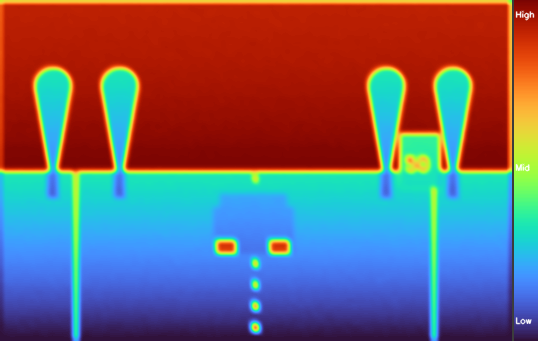
#> input picture GridDehazeNet Enhancement/gradcam_heatmap.png, 538 x 341 px
$ python -i metrics.py   (imports and definitions only)   (older library calls are emulated)
#> lines starting #> are read from the running program, lines starting #| are printed output that depends on the picture
"""
Image Quality Metrics
=====================
PSNR  — Peak Signal-to-Noise Ratio (dB)   higher = better quality
SSIM  — Structural Similarity Index        closer to 1 = more similar
MSE   — Mean Squared Error (pixel space)   lower  = better
Sharpness — Laplacian variance             higher = sharper / less blurry
"""

import cv2
import numpy as np
from dataclasses import dataclass

try:
    from skimage.metrics import (
        structural_similarity as _ssim,
        peak_signal_noise_ratio as _psnr,
        mean_squared_error as _mse,
    )
    _HAS_SKIMAGE = True
except ImportError:
    _HAS_SKIMAGE = False


@dataclass
class MetricsResult:
    psnr:      float | None     # dB   (None if no reference)
    ssim:      float | None     # 0–1  (None if no reference)
    mse:       float | None     # px²  (None if no reference)
    sharpness: float            # Laplacian variance (no reference needed)

    # [20 lines left out: function __str__, not called in this run]

    def as_dict(self) -> dict:
        return {'psnr': self.psnr, 'ssim': self.ssim,
                'mse':  self.mse,  'sharpness': self.sharpness}


def compute_metrics(image: np.ndarray,
                    reference: np.ndarray | None = None) -> MetricsResult:
    """
    Compute quality metrics for a single image.

    Args:
        image     : uint8 BGR image to evaluate
        reference : uint8 BGR ground-truth (optional)
                    If None, PSNR/SSIM/MSE are skipped.

    Returns:
        MetricsResult dataclass
    """
    # Sharpness is reference-free
    sharpness = _laplacian_var(image)

    if reference is None:
        return MetricsResult(psnr=None, ssim=None, mse=None,
                             sharpness=sharpness)

    # Match sizes
    if reference.shape != image.shape:
        reference = cv2.resize(reference,
                               (image.shape[1], image.shape[0]))

    if _HAS_SKIMAGE:
        psnr = float(_psnr(reference, image, data_range=255))
        ssim = float(_ssim(reference, image,
                           channel_axis=2, data_range=255))
        mse  = float(_mse(reference.astype(np.float32),
                          image.astype(np.float32)))
    else:
        # Pure-numpy fallbacks
        psnr = _psnr_numpy(reference, image)
        ssim = _ssim_numpy(reference, image)
        mse  = _mse_numpy(reference, image)

    return MetricsResult(psnr=psnr, ssim=ssim, mse=mse,
                         sharpness=sharpness)


# [50 lines left out: function compare_metrics, not called in this run]


# ─────────────────────────────────────────────────────────────────────────────
# Private helpers
# ─────────────────────────────────────────────────────────────────────────────

def _laplacian_var(image: np.ndarray) -> float:
    gray = cv2.cvtColor(image, cv2.COLOR_BGR2GRAY)
    return float(cv2.Laplacian(gray, cv2.CV_64F).var())


# [18 lines left out: functions _psnr_numpy, _ssim_numpy, not called in this run]


def _mse_numpy(ref: np.ndarray, img: np.ndarray) -> float:
    return float(np.mean((ref.astype(np.float64) -
                           img.astype(np.float64)) ** 2))


# [5 lines left out: function _row, not called in this run]

>>> import cv2
>>> picture = cv2.imread('../gradcam_heatmap.png')
#> picture is the input picture: shape (341, 538, 3); mean B, G, R 110.4, 98.4, 110.2
>>> result = compute_metrics(picture)
#> in _laplacian_var, `gray = cv2.cvtColor(image, cv2.COLOR_BGR2GRAY)`:
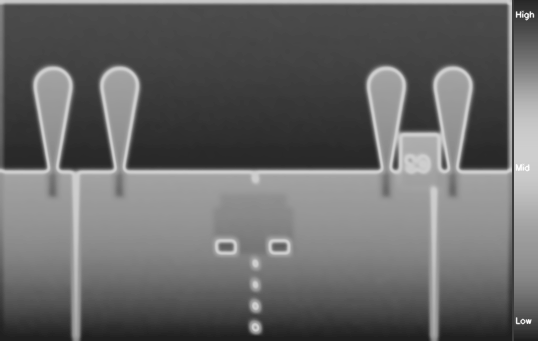
#> gray: shape (341, 538); min 32, max 253, mean 103.3
#> in compute_metrics, `sharpness = _laplacian_var(image)`: sharpness = 139.2
